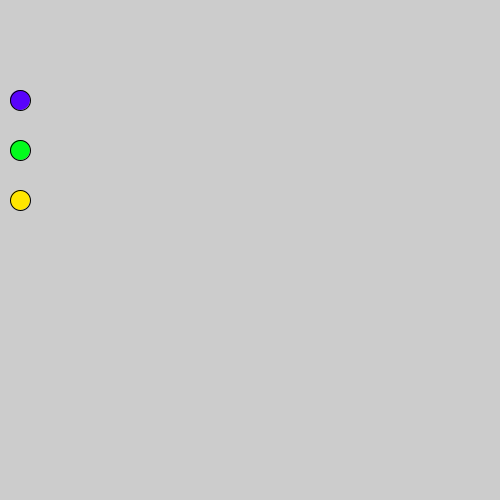
Frame 1 (no input)
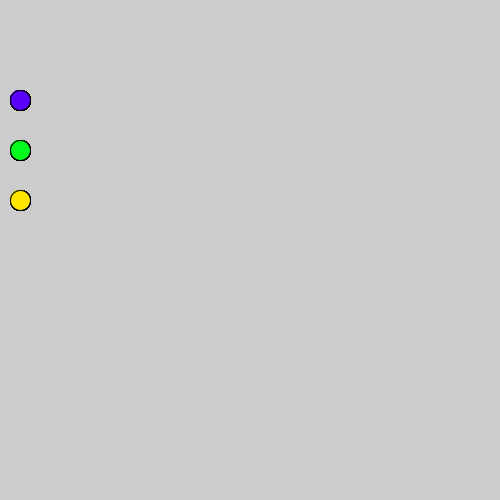
Frame 60 (the mouse pressed at the canvas centre just before this capture)
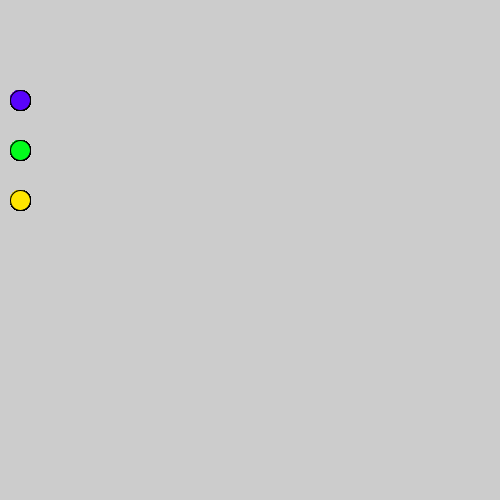
Frame 120 (the mouse held since frame 60 and released just before this capture)

The Processing sketch that drew these frames (run headless with seeded random() and noise(); from frame 60 on, the mouse is pressed at the canvas centre):

// Processing sketch: grant_eats
// ── grant_eats.pde

void setup(){
  size(500,500);
}
void draw(){

fill(#5903FC);
ellipse(20,100,20,20);


fill(#03FC1D);
ellipse(20,150,20,20);


fill(#FFE600);
ellipse(20,200,20,20);





}
